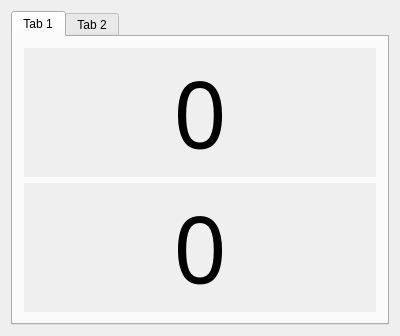
<?xml version="1.0" encoding="UTF-8"?>
<ui version="4.0">
 <class>MainWindow</class>
 <widget class="QMainWindow" name="MainWindow">
  <property name="geometry">
   <rect>
    <x>0</x>
    <y>0</y>
    <width>400</width>
    <height>300</height>
   </rect>
  </property>
  <property name="windowTitle">
   <string>MainWindow</string>
  </property>
  <widget class="QWidget" name="centralWidget">
   <layout class="QGridLayout" name="gridLayout">
    <item row="0" column="0">
     <widget class="QTabWidget" name="tabs">
      <property name="currentIndex">
       <number>0</number>
      </property>
      <widget class="QWidget" name="display">
       <attribute name="title">
        <string>Tab 1</string>
       </attribute>
       <layout class="QGridLayout" name="gridLayout_2">
        <item row="0" column="0">
         <widget class="QLabel" name="score_top">
          <property name="font">
           <font>
            <family>Ubuntu Condensed</family>
            <pointsize>70</pointsize>
           </font>
          </property>
          <property name="autoFillBackground">
           <bool>true</bool>
          </property>
          <property name="text">
           <string>0</string>
          </property>
          <property name="alignment">
           <set>Qt::AlignCenter</set>
          </property>
         </widget>
        </item>
        <item row="1" column="0">
         <widget class="QLabel" name="score_bottom">
          <property name="font">
           <font>
            <family>Ubuntu Condensed</family>
            <pointsize>70</pointsize>
            <weight>50</weight>
            <bold>false</bold>
           </font>
          </property>
          <property name="autoFillBackground">
           <bool>true</bool>
          </property>
          <property name="text">
           <string>0</string>
          </property>
          <property name="alignment">
           <set>Qt::AlignCenter</set>
          </property>
         </widget>
        </item>
       </layout>
      </widget>
      <widget class="QWidget" name="settings">
       <attribute name="title">
        <string>Tab 2</string>
       </attribute>
      </widget>
     </widget>
    </item>
   </layout>
  </widget>
 </widget>
 <layoutdefault spacing="6" margin="11"/>
 <resources/>
 <connections/>
</ui>
